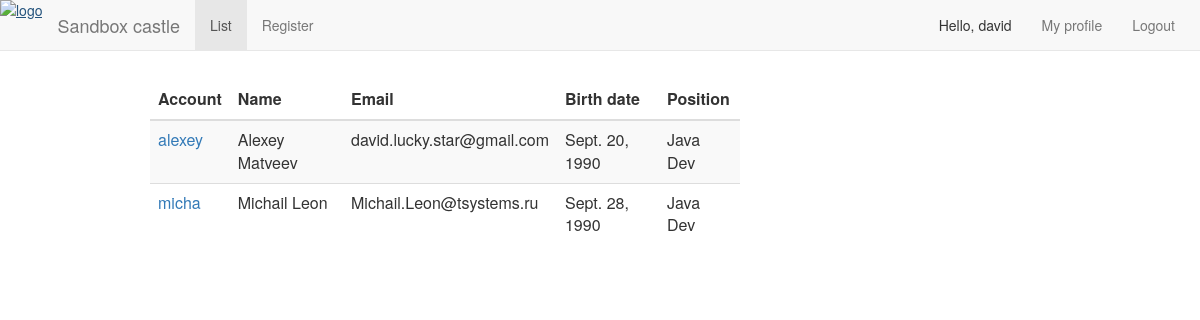
The page /list (signed in) on the database its author committed.
### bug/models.py (models this page shows, shortened)
class Person(models.Model):
    account = models.CharField(max_length=30, primary_key=True)
    first_name = models.CharField(max_length=20, null=True)
    last_name = models.CharField(max_length=20, null=True)
    birthDate = models.DateField(null=True)
    email = models.CharField(max_length=40, null=True)
    sex = models.CharField(max_length=6)
    position = models.ForeignKey(Position, db_column="position", null=True)
    about = models.CharField(max_length=400, null=True)
    class Meta:
        db_table = 'person'

class Position(models.Model):
    position = models.CharField(max_length=40, primary_key=True)
    class Meta:
        db_table = 'position'

### bug/views.py (the view)
# urls.py: url(r'^list$', views.list, name='list'),
def list(request):
    persons = [row for row in Person.objects.all()]
    template = loader.get_template('list.html')
    context = RequestContext(request, {
        'persons': persons
    })
    return HttpResponse(template.render(context), content_type="text/html")

### bug/templates/list.html (shortened to what this page needs)
{% load staticfiles %}
<html>
<head>
	<link rel="stylesheet" type="text/css" href="{% static "bower_components/bootstrap/dist/css/bootstrap.css" %}">
	<link rel="stylesheet" type="text/css" href="{% static "js/style.css" %}">
</head>
<body>
{% include "navbar.html" with list_page="true" %}
<div class="container" style="margin: 10px; width: 80%; margin: auto; margin-top: 80px;">
	<div class="col-md-8">
		<table class="table table-striped">
		<thead>
			<tr>
				<th>Account</th>
				<th>Name</th>
				<th>Email</th>
				<th>Birth date</th>
				<th>Position</th>
			</tr>
		</thead>
		{% autoescape off %}
		<tbody>
			{% for p in persons %}
			<tr>
				<td><a href="/user/{{ p.account }}">{{ p.account }}</a></td>
                <td>{{ p.first_name }} {{ p.last_name }}</td>
                <td>{{ p.email }}</td>
				<td>{{ p.birthDate }}</td>
				<td>{{ p.position.position }}</td>
			</tr>
			{% endfor %}
		</tbody>
		{% endautoescape %}
	</table>
	</div>
</div>
</body>
</html>

### bug/templates/navbar.html (shortened to what this page needs)
{% load staticfiles %}
<nav class="navbar navbar-default navbar-fixed-top" role="navigation">
    <a href="/" style="float: left"><img src="{% static "img/castle_logo.png" %}" alt="logo"/></a>
    <div class="navbar-header">
        <a class="navbar-brand" href="/">Sandbox castle</a>
    </div>
    <div class="collapse navbar-collapse" id="bs-example-navbar-collapse-1">
        <ul class="nav navbar-nav">
            <li {% if list_page %}class="active"{% endif %}><a href="/list">List</a></li>
            <li {% if register_page %}class="active"{% endif %}><a href="/add">Register</a></li>
        </ul>
        <ul class="nav navbar-nav navbar-right" style="margin-right: 10px;">
            {% if user.is_authenticated %}
                <li>
                    <p style="padding: 15px; margin: 0px">Hello, {{ user.username }}</p>
                </li>
                <li {% if profile_page and user.username == current_profile %}class="active"{% endif %}>
                    <a href="/user/{{ user.username }}">My profile</a>
                </li>
                <li>
                    <a href="/logout">Logout</a>
                </li>
            {% endif %}
        </ul>
    </div>
</nav>

### rows shown on the page
Person: account "alexey", first_name "Alexey", last_name "Matveev", email "david.lucky.star@gmail.com", birthDate "Sept. 20, 1990", position.position "Java Dev"
Person: account "micha", first_name "Michail", last_name "Leon", email "Michail.Leon@tsystems.ru", birthDate "Sept. 28, 1990", position.position "Java Dev"

### other values the page prints
{{ user.username }} "david"
